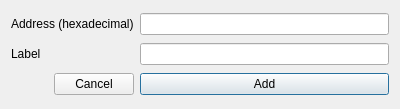
<?xml version="1.0" encoding="UTF-8"?>
<ui version="4.0">
 <class>addLabelWindow</class>
 <widget class="QDialog" name="addLabelWindow">
  <property name="geometry">
   <rect>
    <x>0</x>
    <y>0</y>
    <width>400</width>
    <height>109</height>
   </rect>
  </property>
  <property name="windowTitle">
   <string>Dialog</string>
  </property>
  <layout class="QGridLayout" name="gridLayout">
   <item row="0" column="0" colspan="2">
    <widget class="QLabel" name="label">
     <property name="text">
      <string>Address (hexadecimal)</string>
     </property>
    </widget>
   </item>
   <item row="0" column="2">
    <widget class="QLineEdit" name="lineEditAddress"/>
   </item>
   <item row="1" column="0">
    <widget class="QLabel" name="label_2">
     <property name="text">
      <string>Label</string>
     </property>
    </widget>
   </item>
   <item row="1" column="2">
    <widget class="QLineEdit" name="lineEditLabel"/>
   </item>
   <item row="2" column="1">
    <widget class="QPushButton" name="pushButtonCancel">
     <property name="focusPolicy">
      <enum>Qt::StrongFocus</enum>
     </property>
     <property name="text">
      <string>Cancel</string>
     </property>
     <property name="shortcut">
      <string>Esc</string>
     </property>
     <property name="autoDefault">
      <bool>false</bool>
     </property>
     <property name="default">
      <bool>false</bool>
     </property>
    </widget>
   </item>
   <item row="2" column="2">
    <widget class="QPushButton" name="pushButtonAdd">
     <property name="text">
      <string>Add</string>
     </property>
     <property name="shortcut">
      <string>Return</string>
     </property>
     <property name="default">
      <bool>true</bool>
     </property>
    </widget>
   </item>
  </layout>
 </widget>
 <resources/>
 <connections/>
</ui>
